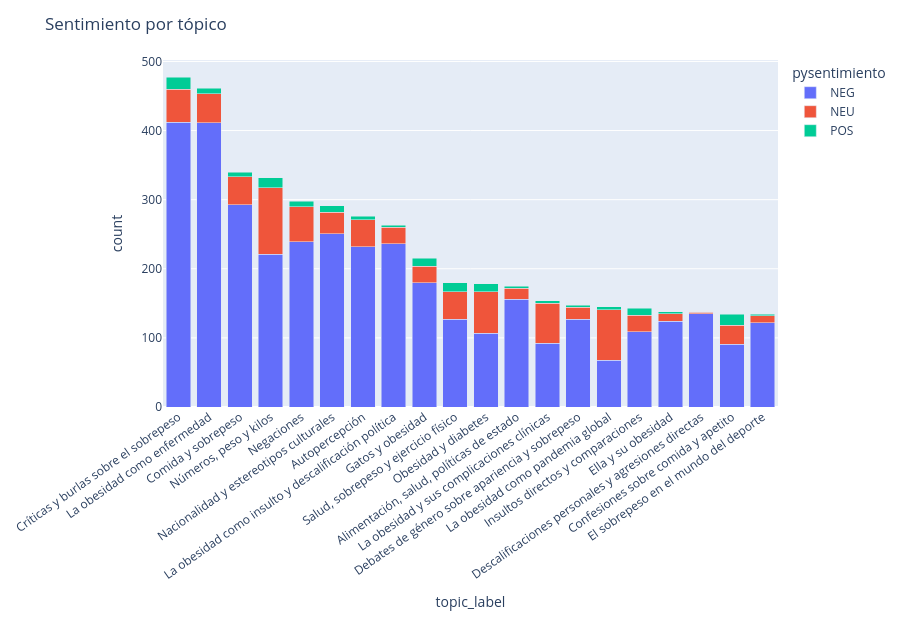

The notebook cell saved with this chart:
### Code cell
sentiment_by_topic = (
    df[df["topic"].isin(selected_topics)]
    .groupby(["topic", "topic_label", "pysentimiento"])
    .size()
    .reset_index(name="count")
)
fig = px.bar(
    sentiment_by_topic,
    x="topic_label",
    y="count",
    color="pysentimiento",
    title="Sentimiento por tópico",
    barmode="stack",
)
fig.update_layout(xaxis_tickangle=-35, height=620, margin={"l": 20, "r": 20, "t": 60, "b": 160})
fig.show()

### Figure 1 — Plotly figure (JSON) as saved in the notebook; plotly's stock layout.template omitted (floating-point values rounded to 4 significant figures)
{"data": [{"hovertemplate": "pysentimiento=NEG<br>topic_label=%{x}<br>count=%{y}<extra></extra>", "legendgroup": "NEG", "marker": {"color": "#636efa", "pattern": {"shape": ""}}, "name": "NEG", "orientation": "v", "showlegend": true, "textposition": "auto", "type": "bar", "x": ["Críticas y burlas sobre el sobrepeso", "La obesidad como enfermedad", "Comida y sobrepeso", "Números, peso y kilos", "Negaciones", "Nacionalidad y estereotipos culturales", "Autopercepción", "La obesidad como insulto y descalificación política", "Gatos y obesidad", "Salud, sobrepeso y ejercicio físico", "Obesidad y diabetes", "Alimentación, salud, políticas de estado", "La obesidad y sus complicaciones clínicas", "Debates de género sobre apariencia y sobrepeso", "La obesidad como pandemia global", "Insultos directos y comparaciones", "Ella y su obesidad", "Descalificaciones personales y agresiones directas", "Confesiones sobre comida y apetito", "El sobrepeso en el mundo del deporte"], "xaxis": "x", "y": [412, 411, 293, 221, 239, 251, 232, 236, 180, 127, 107, 156, 92, 127, 68, 109, 124, 135, 91, 122], "yaxis": "y"}, {"hovertemplate": "pysentimiento=NEU<br>topic_label=%{x}<br>count=%{y}<extra></extra>", "legendgroup": "NEU", "marker": {"color": "#EF553B", "pattern": {"shape": ""}}, "name": "NEU", "orientation": "v", "showlegend": true, "textposition": "auto", "type": "bar", "x": ["Críticas y burlas sobre el sobrepeso", "La obesidad como enfermedad", "Comida y sobrepeso", "Números, peso y kilos", "Negaciones", "Nacionalidad y estereotipos culturales", "Autopercepción", "La obesidad como insulto y descalificación política", "Gatos y obesidad", "Salud, sobrepeso y ejercicio físico", "Obesidad y diabetes", "Alimentación, salud, políticas de estado", "La obesidad y sus complicaciones clínicas", "Debates de género sobre apariencia y sobrepeso", "La obesidad como pandemia global", "Insultos directos y comparaciones", "Ella y su obesidad", "Descalificaciones personales y agresiones directas", "Confesiones sobre comida y apetito", "El sobrepeso en el mundo del deporte"], "xaxis": "x", "y": [48, 42, 40, 96, 51, 31, 39, 24, 24, 40, 60, 16, 58, 17, 73, 24, 11, 2, 27, 10], "yaxis": "y"}, {"hovertemplate": "pysentimiento=POS<br>topic_label=%{x}<br>count=%{y}<extra></extra>", "legendgroup": "POS", "marker": {"color": "#00cc96", "pattern": {"shape": ""}}, "name": "POS", "orientation": "v", "showlegend": true, "textposition": "auto", "type": "bar", "x": ["Críticas y burlas sobre el sobrepeso", "La obesidad como enfermedad", "Comida y sobrepeso", "Números, peso y kilos", "Negaciones", "Nacionalidad y estereotipos culturales", "Autopercepción", "La obesidad como insulto y descalificación política", "Gatos y obesidad", "Salud, sobrepeso y ejercicio físico", "Obesidad y diabetes", "Alimentación, salud, políticas de estado", "La obesidad y sus complicaciones clínicas", "Debates de género sobre apariencia y sobrepeso", "La obesidad como pandemia global", "Insultos directos y comparaciones", "Ella y su obesidad", "Descalificaciones personales y agresiones directas", "Confesiones sobre comida y apetito", "El sobrepeso en el mundo del deporte"], "xaxis": "x", "y": [17, 8, 7, 15, 8, 9, 5, 3, 11, 13, 11, 3, 4, 3, 4, 10, 3, 1, 16, 2], "yaxis": "y"}], "layout": {"barmode": "stack", "height": 620, "legend": {"title": {"text": "pysentimiento"}, "tracegroupgap": 0}, "margin": {"b": 160, "l": 20, "r": 20, "t": 60}, "title": {"text": "Sentimiento por tópico"}, "xaxis": {"anchor": "y", "domain": [0.0, 1.0], "tickangle": -35, "title": {"text": "topic_label"}}, "yaxis": {"anchor": "x", "domain": [0.0, 1.0], "title": {"text": "count"}}}}
